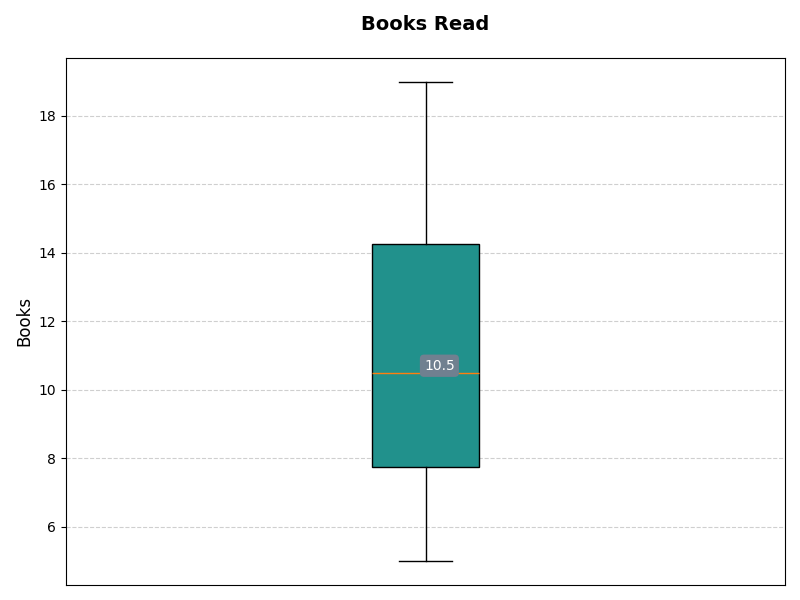

Here is the Python script that generated this plot:
import matplotlib.pyplot as plt
import numpy as np

# Reduced data
all_books = [11, 12, 15, 9, 10, 
             5, 7, 8, 6, 10, 7, 
             12, 15, 14, 17, 19]

fig, ax = plt.subplots(figsize=(8, 6))

# Create box plot
box = ax.boxplot(all_books, vert=True, patch_artist=True)

# Box color
box_color = plt.cm.viridis(0.5)
box['boxes'][0].set_facecolor(box_color)

# Median annotation
median = np.median(all_books)
ax.annotate(f'{median}', xy=(1, median), xytext=(10, 0), 
            textcoords='offset points', ha='center', va='bottom', color='white',
            bbox=dict(boxstyle='round,pad=0.3', edgecolor='none', facecolor='slategray'))

# Grid
ax.grid(True, linestyle='--', alpha=0.6, axis='y')

# Titles and labels
ax.set_title('Books Read', fontsize=14, fontweight='bold', pad=20)
ax.set_ylabel('Books', fontsize=12)
ax.set_xticks([])

plt.tight_layout()
plt.show()
